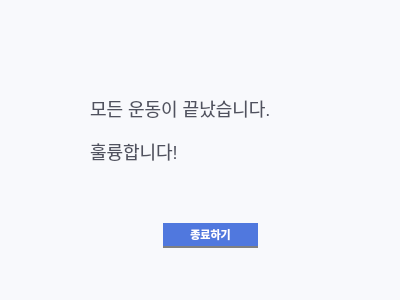
<?xml version="1.0" encoding="UTF-8"?>
<ui version="4.0">
 <class>Dialog</class>
 <widget class="QDialog" name="Dialog">
  <property name="geometry">
   <rect>
    <x>0</x>
    <y>0</y>
    <width>400</width>
    <height>300</height>
   </rect>
  </property>
  <property name="windowTitle">
   <string>Dialog</string>
  </property>
  <property name="styleSheet">
   <string notr="true">QWidget
{
	background-color: rgb(248, 249, 252);
	color: #000000;

}


/*-----QLabel-----*/
QLabel
{
	background-color: transparent;
	color: rgb(80, 82, 95);
	font-size: 18px;

}


/*-----QPushButton-----*/
QPushButton
{
	background-color: rgb(80,120,222);
	color: #fff;
	font-size: 11px;
	font-weight: bold;
	border-radius: 15px;
	margin: 3px;
    border-bottom: 2px solid gray;
}

QPushButton::hover
{
	background-color: #3457b3;

}

QPushButton::disabled
{
	background-color: #4d5770;

}


QPushButton::pressed
{
	background-color: #85a7ff;

}





</string>
  </property>
  <widget class="QWidget" name="verticalLayoutWidget">
   <property name="geometry">
    <rect>
     <x>90</x>
     <y>90</y>
     <width>266</width>
     <height>80</height>
    </rect>
   </property>
   <layout class="QVBoxLayout" name="verticalLayout">
    <item>
     <widget class="QLabel" name="label">
      <property name="font">
       <font>
        <pointsize>-1</pointsize>
       </font>
      </property>
      <property name="text">
       <string>모든 운동이 끝났습니다.</string>
      </property>
     </widget>
    </item>
    <item>
     <widget class="QLabel" name="label_2">
      <property name="font">
       <font>
        <pointsize>-1</pointsize>
       </font>
      </property>
      <property name="text">
       <string>훌륭합니다!</string>
      </property>
     </widget>
    </item>
   </layout>
  </widget>
  <widget class="QPushButton" name="endButton">
   <property name="geometry">
    <rect>
     <x>160</x>
     <y>220</y>
     <width>101</width>
     <height>31</height>
    </rect>
   </property>
   <property name="text">
    <string>종료하기</string>
   </property>
  </widget>
 </widget>
 <resources/>
 <connections/>
</ui>
